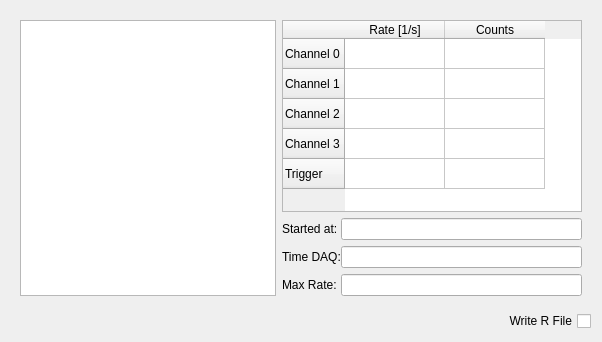
          <widget class="QWidget" name="tab_7">
           <attribute name="title">
            <string>Rates</string>
           </attribute>
           <layout class="QVBoxLayout" name="verticalLayout_2">
            <item>
             <widget class="QWidget" name="widget_2" native="true">
              <property name="minimumSize">
               <size>
                <width>500</width>
                <height>0</height>
               </size>
              </property>
              <layout class="QHBoxLayout" name="horizontalLayout_20">
               <item>
                <widget class="QTableView" name="tableView_3">
                 <property name="sizePolicy">
                  <sizepolicy hsizetype="Expanding" vsizetype="Expanding">
                   <horstretch>1</horstretch>
                   <verstretch>0</verstretch>
                  </sizepolicy>
                 </property>
                </widget>
               </item>
               <item>
                <layout class="QVBoxLayout" name="verticalLayout_21">
                 <property name="spacing">
                  <number>6</number>
                 </property>
                 <property name="sizeConstraint">
                  <enum>QLayout::SetMinimumSize</enum>
                 </property>
                 <property name="bottomMargin">
                  <number>0</number>
                 </property>
                 <item>
                  <widget class="QTableWidget" name="tableWidget_2">
                   <property name="sizePolicy">
                    <sizepolicy hsizetype="Fixed" vsizetype="MinimumExpanding">
                     <horstretch>0</horstretch>
                     <verstretch>0</verstretch>
                    </sizepolicy>
                   </property>
                   <property name="minimumSize">
                    <size>
                     <width>300</width>
                     <height>0</height>
                    </size>
                   </property>
                   <property name="maximumSize">
                    <size>
                     <width>400</width>
                     <height>16777215</height>
                    </size>
                   </property>
                   <property name="layoutDirection">
                    <enum>Qt::LeftToRight</enum>
                   </property>
                   <row>
                    <property name="text">
                     <string>Channel 0</string>
                    </property>
                   </row>
                   <row>
                    <property name="text">
                     <string>Channel 1</string>
                    </property>
                   </row>
                   <row>
                    <property name="text">
                     <string>Channel 2</string>
                    </property>
                   </row>
                   <row>
                    <property name="text">
                     <string>Channel 3</string>
                    </property>
                   </row>
                   <row>
                    <property name="text">
                     <string>Trigger</string>
                    </property>
                   </row>
                   <column>
                    <property name="text">
                     <string>Rate [1/s]</string>
                    </property>
                   </column>
                   <column>
                    <property name="text">
                     <string>Counts</string>
                    </property>
                   </column>
                  </widget>
                 </item>
                 <item>
                  <layout class="QGridLayout" name="gridLayout_10">
                   <property name="horizontalSpacing">
                    <number>0</number>
                   </property>
                   <item row="0" column="0">
                    <widget class="QLabel" name="label_35">
                     <property name="text">
                      <string>Started at:</string>
                     </property>
                    </widget>
                   </item>
                   <item row="1" column="2">
                    <widget class="QLineEdit" name="lineEdit_9">
                     <property name="sizePolicy">
                      <sizepolicy hsizetype="MinimumExpanding" vsizetype="Fixed">
                       <horstretch>0</horstretch>
                       <verstretch>0</verstretch>
                      </sizepolicy>
                     </property>
                    </widget>
                   </item>
                   <item row="1" column="0">
                    <widget class="QLabel" name="label_36">
                     <property name="text">
                      <string>Time DAQ:</string>
                     </property>
                    </widget>
                   </item>
                   <item row="0" column="2">
                    <widget class="QLineEdit" name="lineEdit_10">
                     <property name="sizePolicy">
                      <sizepolicy hsizetype="MinimumExpanding" vsizetype="Fixed">
                       <horstretch>0</horstretch>
                       <verstretch>0</verstretch>
                      </sizepolicy>
                     </property>
                    </widget>
                   </item>
                   <item row="2" column="0">
                    <widget class="QLabel" name="label_37">
                     <property name="text">
                      <string>Max Rate:</string>
                     </property>
                    </widget>
                   </item>
                   <item row="2" column="2">
                    <widget class="QLineEdit" name="lineEdit_11">
                     <property name="sizePolicy">
                      <sizepolicy hsizetype="MinimumExpanding" vsizetype="Fixed">
                       <horstretch>0</horstretch>
                       <verstretch>0</verstretch>
                      </sizepolicy>
                     </property>
                    </widget>
                   </item>
                  </layout>
                 </item>
                </layout>
               </item>
              </layout>
             </widget>
            </item>
            <item>
             <layout class="QHBoxLayout" name="horizontalLayout_5">
              <item>
               <spacer name="horizontalSpacer_3">
                <property name="orientation">
                 <enum>Qt::Horizontal</enum>
                </property>
                <property name="sizeHint" stdset="0">
                 <size>
                  <width>40</width>
                  <height>20</height>
                 </size>
                </property>
               </spacer>
              </item>
              <item>
               <widget class="QCheckBox" name="checkBox_5">
                <property name="layoutDirection">
                 <enum>Qt::RightToLeft</enum>
                </property>
                <property name="text">
                 <string>Write R File</string>
                </property>
               </widget>
              </item>
             </layout>
            </item>
           </layout>
          </widget>
